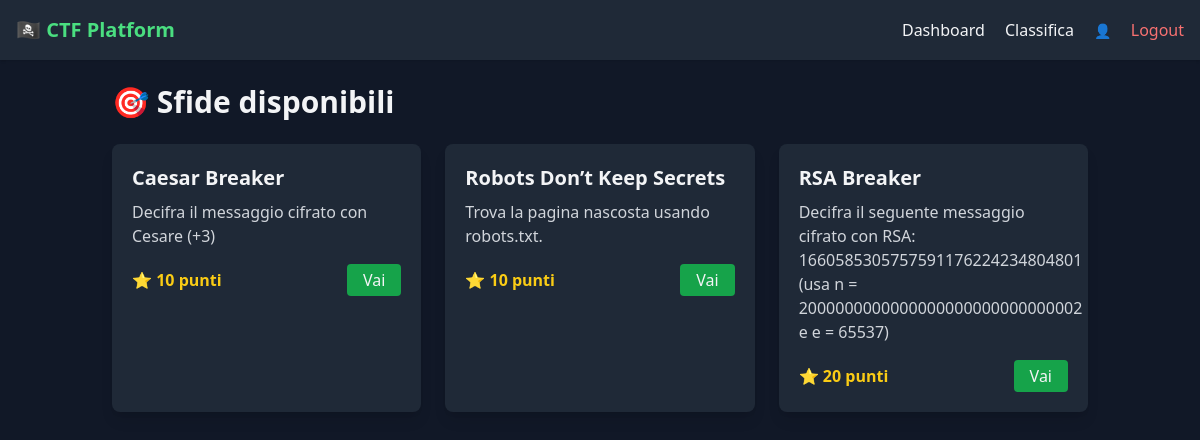
Screenshot of /web/src/dashboard.php with the database file from the repository.
### tables this page shows
CREATE TABLE challenges (
    id INT AUTO_INCREMENT PRIMARY KEY,
    title VARCHAR(100) NOT NULL,
    slug VARCHAR(50) NOT NULL UNIQUE,
    description TEXT,
    points INT DEFAULT 0,
    flag VARCHAR(255) NOT NULL,
    active TINYINT(1) DEFAULT 1
);

### web/src/dashboard.php (the view)
<?php
require 'config.php';
require 'header.php';
$user_id = $_SESSION['user_id'];
$solved = $pdo->prepare("
    SELECT challenge_id FROM solves WHERE user_id = ?
");
$solved->execute([$user_id]);
$solved_ids = array_column($solved->fetchAll(), 'challenge_id');
$challenges = $pdo->query("
    SELECT * FROM challenges WHERE active = 1 ORDER BY points ASC
")->fetchAll();
?>
<h1 class="text-3xl font-bold mb-6">🎯 Sfide disponibili</h1>
<div class="grid md:grid-cols-2 lg:grid-cols-3 gap-6">
<?php foreach ($challenges as $c):
    $done = in_array($c['id'], $solved_ids);
?>
<div class="rounded-lg p-5 shadow-lg
<?= $done ? 'bg-green-900' : 'bg-gray-800' ?>">
    <h2 class="text-xl font-bold"><?= htmlspecialchars($c['title']) ?></h2>
    <p class="text-gray-300 mt-2"><?= htmlspecialchars($c['description']) ?></p>
    <div class="mt-4 flex justify-between items-center">
        <span class="text-yellow-400 font-semibold">
            ⭐ <?= $c['points'] ?> punti
        </span>
        <?php if ($done): ?>
            <span class="text-green-400 font-bold">✔ Risolta</span>
        <?php else: ?>
            <a href="challenge.php?c=<?= urlencode($c['slug']) ?>"
               class="bg-green-600 px-4 py-1 rounded hover:bg-green-700">
               Vai
            </a>
        <?php endif; ?>
    </div>
</div>
<?php endforeach; ?>
</div>
<?php require 'footer.php'; ?>

### web/src/header.php (shortened to what this page needs)
<!DOCTYPE html>
<html lang="it">
<head>
    <script src="https://cdn.tailwindcss.com"></script>
</head>
<body class="bg-gray-900 text-gray-100 min-h-screen">
<nav class="bg-gray-800 p-4 flex justify-between items-center shadow">
    <div class="text-xl font-bold text-green-400">🏴‍☠️ CTF Platform</div>
    <div class="space-x-4">
        <a href="dashboard.php" class="hover:text-green-400">Dashboard</a>
        <a href="leaderboard.php" class="hover:text-green-400">Classifica</a>
        <span class="text-sm text-gray-300">
            👤 <?= htmlspecialchars($_SESSION['username'] ?? '') ?>
        </span>
        <a href="logout.php" class="text-red-400 hover:text-red-300">Logout</a>
    </div>
</nav>
<div class="container mx-auto p-6">

### web/src/footer.php
</div>
</body>
</html>

### rows the page displays
challenges: title "Caesar Breaker", description "Decifra il messaggio cifrato con Cesare (+3)", points "10"
challenges: title "Robots Don’t Keep Secrets", description "Trova la pagina nascosta usando robots.txt.", points "10"
challenges: title "RSA Breaker", description "Decifra il seguente messaggio cifrato con RSA: 1660585305757591176224234804801 (usa n = 2000000000000000000000000000002 e e = 65537)", points "20"
